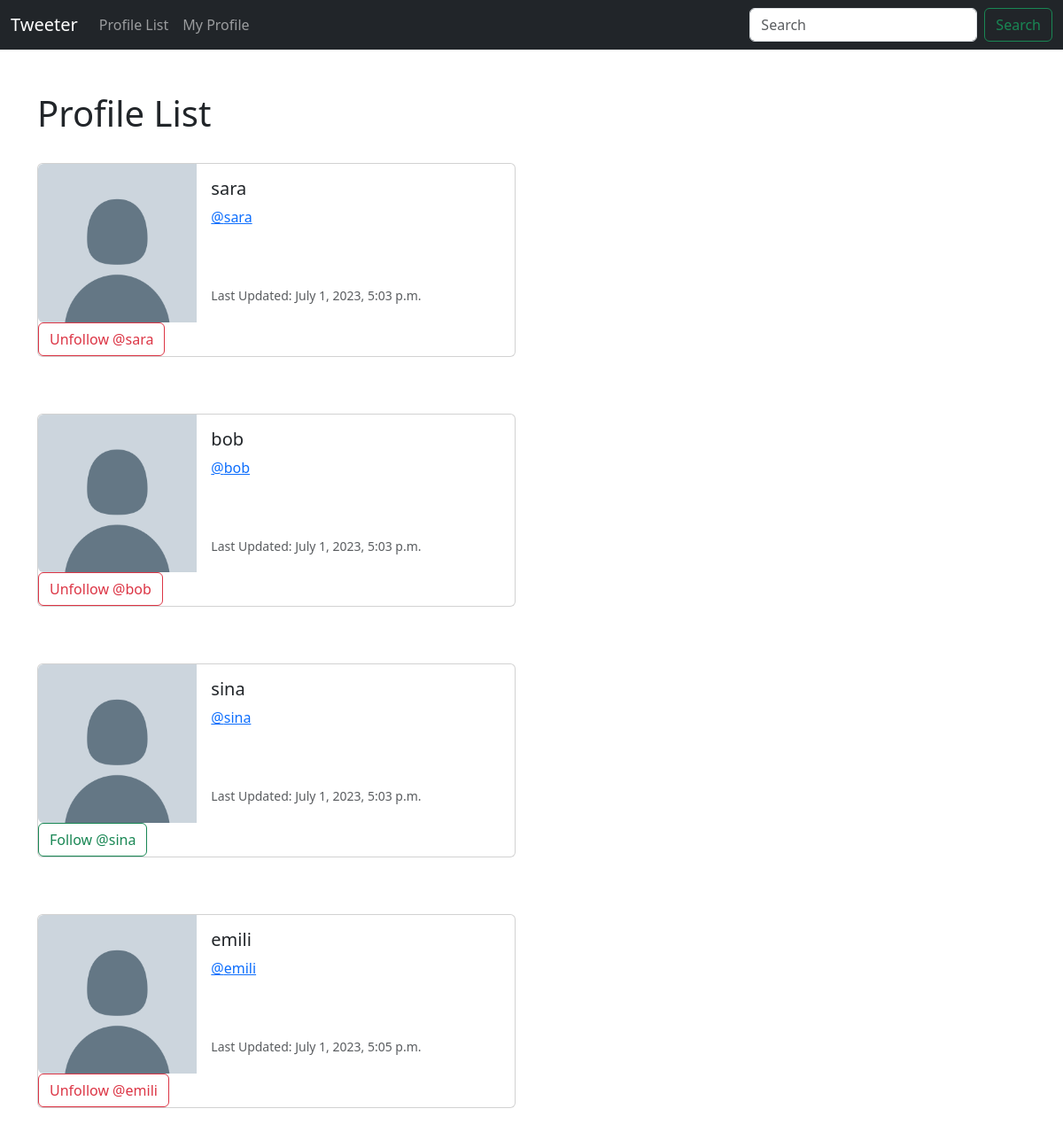
Screenshot of /profile_list/ (signed in) with the database file from the repository.
### tweeter/models.py (models this page shows, shortened)
class Profile(models.Model):
    user = models.OneToOneField(User, on_delete=models.CASCADE)
    follows = models.ManyToManyField("self",
        related_name="followed_by",
        symmetrical=False,
        blank=True)
    date_modified = models.DateTimeField(User, auto_now=True)

### tweeter/views.py (the view)
# urls.py: path('profile_list/', views.profile_list, name='profile_list'),
def profile_list(request):
    if request.user.is_authenticated:
        profiles = Profile.objects.exclude(user=request.user)
        return render(request, 'profile_list.html', {"profiles":profiles})
    else:
        messages.success(request, ("You must be logged in to view this page... "))
        return redirect('home')

### tweeter/templates/profile_list.html (shortened to what this page needs)
{% extends 'base.html' %}
{% load static %}
{% block content %}
    <h1>Profile List </h1>
<br/>
{% if profiles %}
    {% for profile in profiles %}
    <div class="card mb-3" style="max-width: 540px;">
        <div class="row g-0">
          <div class="col-md-4">
            <img src="{% static 'images/none photo.png' %}" class="img-fluid rounded-start" alt="Profile Image ">
          </div>
          <div class="col-md-8">
            <div class="card-body">
              <h5 class="card-title">{{ profile.user.username }}
              </h5>
              <p class="card-text"><a href="{% url 'profile' profile.user.id %}">@{{ profile.user.username }}
              </a></p>
              <br/><br/>
              <p class="card-text"><small class="text-body-secondary">
              Last Updated: {{ profile.date_modified }}</small>
              </p>
            </div>
          </div>
          <br/>
          <form method=POST>
            {% if profile in user.profile.follows.all %}
                <button class="btn btn-outline-danger" name="follow"
                value="unfollow" type="submit">
                   Unfollow @{{profile.user.username}}
                </button>
            {% else %}
                <button class="btn btn-outline-success" name="follow"
                value="follow" type="submit">
                Follow @{{profile.user.username}}
                </button>
            {% endif %}
          </form>
          <br/>
        </div>
      </div>
      <br/><br/>
    {% endfor %}
{%endif%}
{% endblock %}

### rows the page displays
Profile: user.username "sara", date_modified "July 1, 2023, 5:03 p.m."
Profile: user.username "bob", date_modified "July 1, 2023, 5:03 p.m."
Profile: user.username "sina", date_modified "July 1, 2023, 5:03 p.m."
Profile: user.username "emili", date_modified "July 1, 2023, 5:05 p.m."
